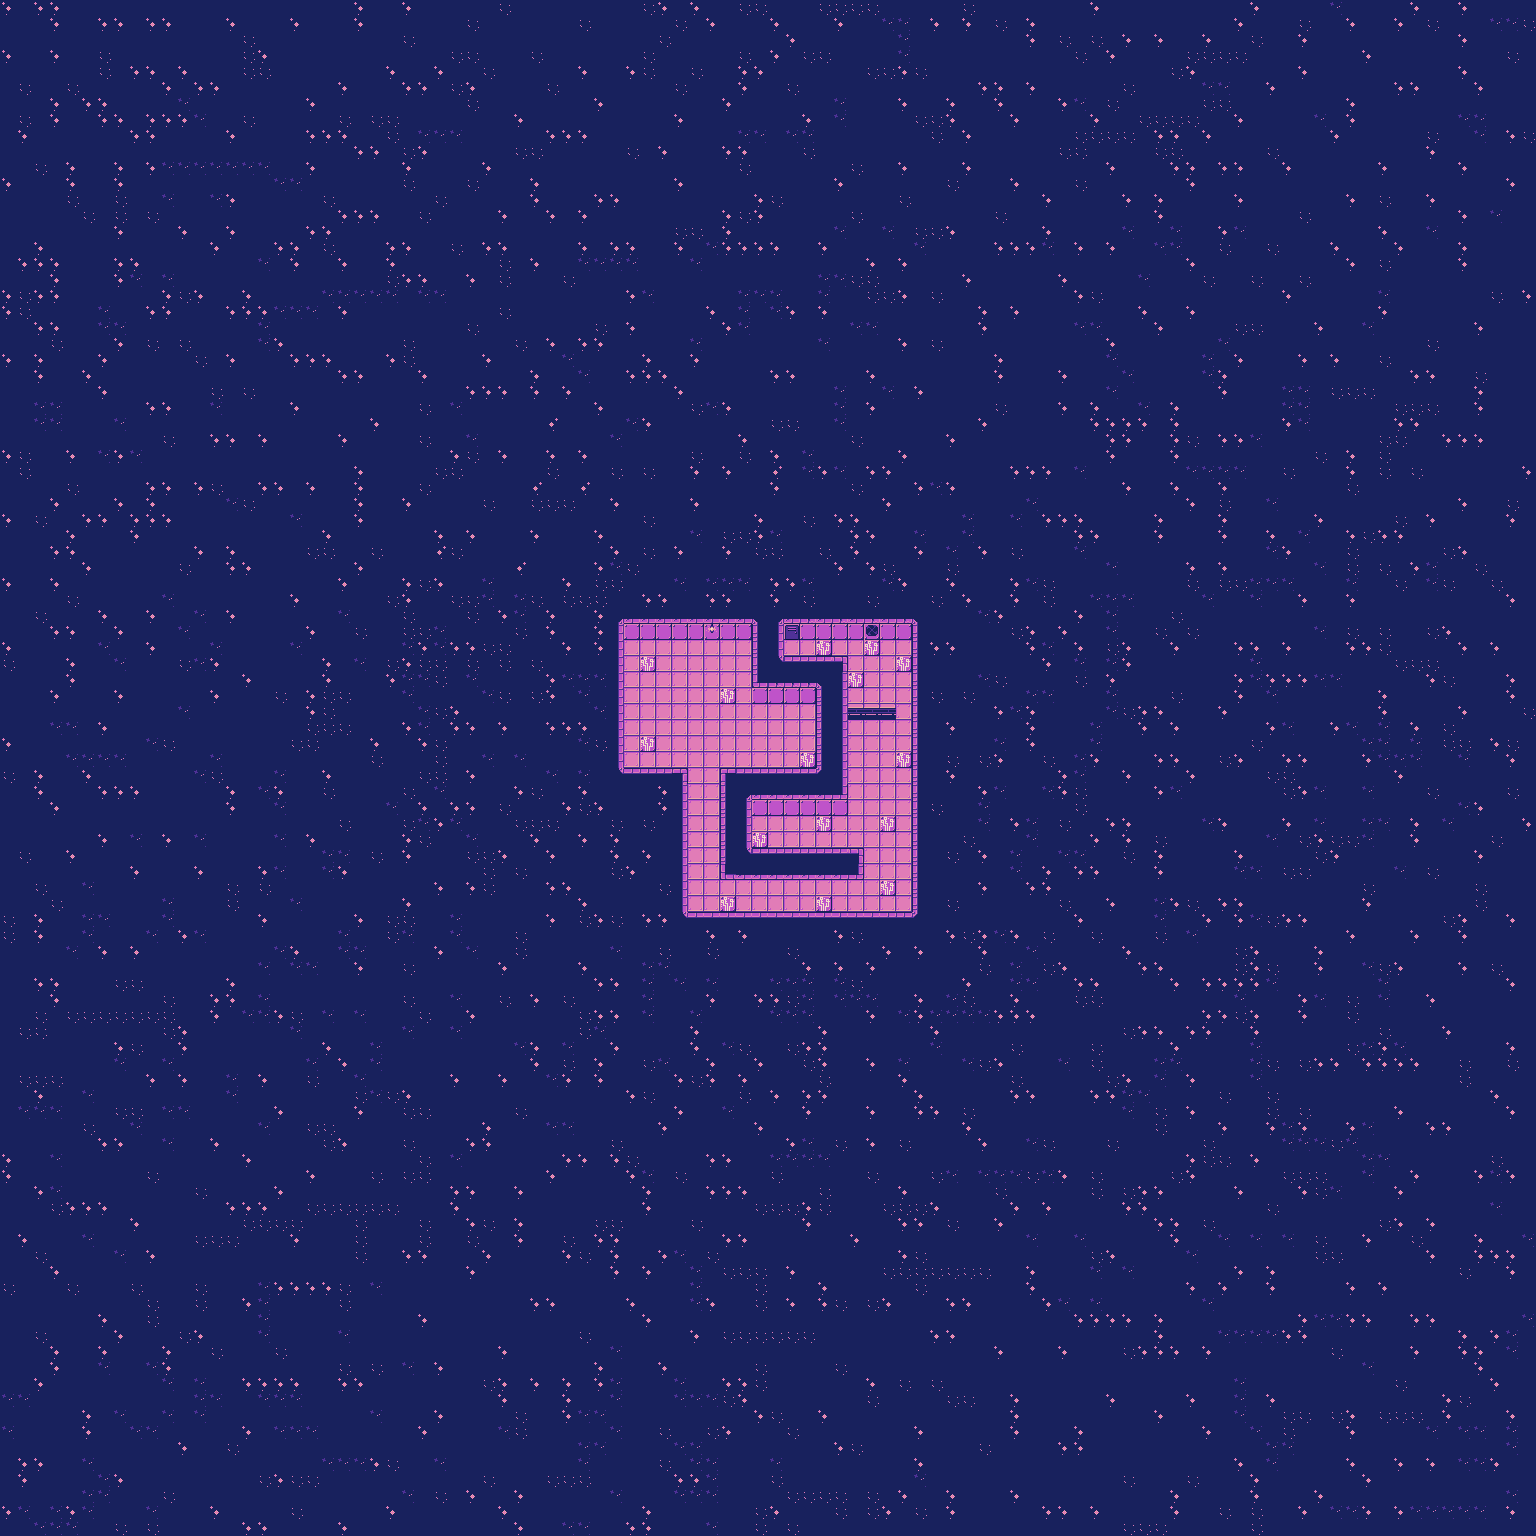

This is a level from a 2D game, rendered from its Tiled map with the project's own tilesets. A one-line summary and the map file follow, with tile-layer data summarised:
An orthogonal 96x96 tile map with 16x16 px tiles, 4 tile layers (Background, Walls, Interior, Overhead) and 2 objects.

<map version="1.9" tiledversion="1.9.2" orientation="orthogonal" renderorder="right-down" width="96" height="96" tilewidth="16" tileheight="16" infinite="0" nextlayerid="6" nextobjectid="7">
 <editorsettings>
  <export target="SecondLevel.json" format="json" />
 </editorsettings>
 <tileset firstgid="1" name="cosmic-lilac-tiles" tilewidth="16" tileheight="16" tilecount="104" columns="13">
  <image source="cosmic-lilac-tiles.png" width="208" height="128" />
  <tile id="0">
   <properties>
    <property name="collide" type="bool" value="true" />
   </properties>
  </tile>
  <tile id="1">
   <properties>
    <property name="collide" type="bool" value="true" />
   </properties>
  </tile>
  <tile id="2">
   <properties>
    <property name="collide" type="bool" value="true" />
   </properties>
  </tile>
  <tile id="3">
   <properties>
    <property name="collide" type="bool" value="true" />
   </properties>
  </tile>
  <tile id="4">
   <properties>
    <property name="collide" type="bool" value="false" />
   </properties>
  </tile>
  <tile id="5">
   <properties>
    <property name="collide" type="bool" value="false" />
   </properties>
  </tile>
  <tile id="6">
   <properties>
    <property name="collide" type="bool" value="false" />
   </properties>
  </tile>
  <tile id="7">
   <properties>
    <property name="collide" type="bool" value="false" />
   </properties>
  </tile>
  <tile id="8">
   <properties>
    <property name="collide" type="bool" value="false" />
   </properties>
  </tile>
  <tile id="9">
   <properties>
    <property name="collide" type="bool" value="false" />
   </properties>
  </tile>
  <tile id="10">
   <properties>
    <property name="collide" type="bool" value="false" />
   </properties>
  </tile>
  <tile id="11">
   <properties>
    <property name="collide" type="bool" value="true" />
    <property name="data" type="bool" value="true" />
   </properties>
  </tile>
  <tile id="12">
   <properties>
    <property name="collide" type="bool" value="false" />
   </properties>
  </tile>
  <tile id="13">
   <properties>
    <property name="collide" type="bool" value="true" />
   </properties>
  </tile>
  <tile id="14">
   <properties>
    <property name="collide" type="bool" value="true" />
   </properties>
  </tile>
  <tile id="15">
   <properties>
    <property name="collide" type="bool" value="true" />
   </properties>
  </tile>
  <tile id="16">
   <properties>
    <property name="collide" type="bool" value="true" />
   </properties>
  </tile>
  <tile id="17">
   <properties>
    <property name="collide" type="bool" value="true" />
   </properties>
  </tile>
  <tile id="18">
   <properties>
    <property name="collide" type="bool" value="true" />
   </properties>
  </tile>
  <tile id="19">
   <properties>
    <property name="collide" type="bool" value="false" />
   </properties>
  </tile>
  <tile id="20">
   <properties>
    <property name="collide" type="bool" value="false" />
   </properties>
  </tile>
  <tile id="21">
   <properties>
    <property name="collide" type="bool" value="false" />
   </properties>
  </tile>
  <tile id="22">
   <properties>
    <property name="collide" type="bool" value="false" />
   </properties>
  </tile>
  <tile id="23">
   <properties>
    <property name="collide" type="bool" value="false" />
   </properties>
  </tile>
  <tile id="24">
   <properties>
    <property name="collide" type="bool" value="false" />
   </properties>
  </tile>
  <tile id="25">
   <properties>
    <property name="collide" type="bool" value="false" />
   </properties>
  </tile>
  <tile id="26">
   <properties>
    <property name="collide" type="bool" value="true" />
   </properties>
  </tile>
  <tile id="27">
   <properties>
    <property name="collide" type="bool" value="true" />
   </properties>
  </tile>
  <tile id="28">
   <properties>
    <property name="collide" type="bool" value="false" />
   </properties>
  </tile>
  <tile id="29">
   <properties>
    <property name="collide" type="bool" value="true" />
   </properties>
  </tile>
  <tile id="30">
   <properties>
    <property name="collide" type="bool" value="false" />
   </properties>
  </tile>
  <tile id="31">
   <properties>
    <property name="collide" type="bool" value="false" />
   </properties>
  </tile>
  <tile id="32">
   <properties>
    <property name="collide" type="bool" value="false" />
   </properties>
  </tile>
  <tile id="33">
   <properties>
    <property name="collide" type="bool" value="false" />
   </properties>
  </tile>
  <tile id="34">
   <properties>
    <property name="collide" type="bool" value="false" />
   </properties>
  </tile>
  <tile id="35">
   <properties>
    <property name="collide" type="bool" value="false" />
   </properties>
  </tile>
  <tile id="36">
   <properties>
    <property name="collide" type="bool" value="false" />
   </properties>
  </tile>
  <tile id="37">
   <properties>
    <property name="collide" type="bool" value="false" />
   </properties>
  </tile>
  <tile id="38">
   <properties>
    <property name="collide" type="bool" value="false" />
   </properties>
  </tile>
  <tile id="39">
   <properties>
    <property name="collide" type="bool" value="true" />
   </properties>
  </tile>
  <tile id="40">
   <properties>
    <property name="collide" type="bool" value="true" />
   </properties>
  </tile>
  <tile id="41">
   <properties>
    <property name="collide" type="bool" value="true" />
   </properties>
  </tile>
  <tile id="42">
   <properties>
    <property name="collide" type="bool" value="true" />
   </properties>
  </tile>
  <tile id="43">
   <properties>
    <property name="collide" type="bool" value="false" />
   </properties>
  </tile>
  <tile id="44">
   <properties>
    <property name="collide" type="bool" value="false" />
   </properties>
  </tile>
  <tile id="45">
   <properties>
    <property name="collide" type="bool" value="false" />
   </properties>
  </tile>
  <tile id="46">
   <properties>
    <property name="collide" type="bool" value="false" />
   </properties>
  </tile>
  <tile id="47">
   <properties>
    <property name="collide" type="bool" value="false" />
   </properties>
  </tile>
  <tile id="48">
   <properties>
    <property name="collide" type="bool" value="false" />
   </properties>
  </tile>
  <tile id="49">
   <properties>
    <property name="collide" type="bool" value="false" />
   </properties>
  </tile>
  <tile id="50">
   <properties>
    <property name="collide" type="bool" value="false" />
   </properties>
  </tile>
  <tile id="51">
   <properties>
    <property name="collide" type="bool" value="false" />
   </properties>
  </tile>
  <tile id="52">
   <properties>
    <property name="collide" type="bool" value="true" />
    <property name="portal" value="thirdLevel" />
   </properties>
  </tile>
  <tile id="53">
   <properties>
    <property name="collide" type="bool" value="false" />
    <property name="portal" value="thirdLevel" />
   </properties>
  </tile>
  <tile id="54">
   <properties>
    <property name="collide" type="bool" value="false" />
   </properties>
  </tile>
  <tile id="55">
   <properties>
    <property name="collide" type="bool" value="false" />
   </properties>
  </tile>
  <tile id="56">
   <properties>
    <property name="collide" type="bool" value="false" />
   </properties>
  </tile>
  <tile id="57">
   <properties>
    <property name="collide" type="bool" value="false" />
   </properties>
  </tile>
  <tile id="58">
   <properties>
    <property name="collide" type="bool" value="false" />
   </properties>
  </tile>
  <tile id="59">
   <properties>
    <property name="collide" type="bool" value="false" />
   </properties>
  </tile>
  <tile id="60">
   <properties>
    <property name="collide" type="bool" value="false" />
   </properties>
  </tile>
  <tile id="61">
   <properties>
    <property name="collide" type="bool" value="false" />
   </properties>
  </tile>
  <tile id="62">
   <properties>
    <property name="collide" type="bool" value="false" />
   </properties>
  </tile>
  <tile id="63">
   <properties>
    <property name="collide" type="bool" value="false" />
   </properties>
  </tile>
  <tile id="64">
   <properties>
    <property name="collide" type="bool" value="false" />
   </properties>
  </tile>
  <tile id="65">
   <properties>
    <property name="collide" type="bool" value="true" />
   </properties>
  </tile>
  <tile id="66">
   <properties>
    <property name="collide" type="bool" value="false" />
   </properties>
  </tile>
  <tile id="67">
   <properties>
    <property name="collide" type="bool" value="false" />
   </properties>
  </tile>
  <tile id="68">
   <properties>
    <property name="collide" type="bool" value="false" />
   </properties>
  </tile>
  <tile id="69">
   <properties>
    <property name="collide" type="bool" value="false" />
   </properties>
  </tile>
  <tile id="70">
   <properties>
    <property name="collide" type="bool" value="true" />
   </properties>
  </tile>
  <tile id="71">
   <properties>
    <property name="collide" type="bool" value="true" />
   </properties>
  </tile>
  <tile id="72">
   <properties>
    <property name="collide" type="bool" value="true" />
   </properties>
  </tile>
  <tile id="73">
   <properties>
    <property name="collide" type="bool" value="false" />
   </properties>
  </tile>
  <tile id="74">
   <properties>
    <property name="collide" type="bool" value="false" />
   </properties>
  </tile>
  <tile id="75">
   <properties>
    <property name="collide" type="bool" value="false" />
   </properties>
  </tile>
  <tile id="76">
   <properties>
    <property name="collide" type="bool" value="false" />
   </properties>
  </tile>
  <tile id="77">
   <properties>
    <property name="collide" type="bool" value="false" />
   </properties>
  </tile>
  <tile id="78">
   <properties>
    <property name="collide" type="bool" value="false" />
   </properties>
  </tile>
  <tile id="79">
   <properties>
    <property name="collide" type="bool" value="false" />
   </properties>
  </tile>
  <tile id="80">
   <properties>
    <property name="collide" type="bool" value="false" />
   </properties>
  </tile>
  <tile id="81">
   <properties>
    <property name="collide" type="bool" value="false" />
   </properties>
  </tile>
  <tile id="82">
   <properties>
    <property name="collide" type="bool" value="false" />
   </properties>
  </tile>
  <tile id="83">
   <properties>
    <property name="collide" type="bool" value="false" />
   </properties>
  </tile>
  <tile id="84">
   <properties>
    <property name="collide" type="bool" value="false" />
   </properties>
  </tile>
  <tile id="85">
   <properties>
    <property name="collide" type="bool" value="false" />
   </properties>
  </tile>
  <tile id="86">
   <properties>
    <property name="collide" type="bool" value="false" />
   </properties>
  </tile>
  <tile id="87">
   <properties>
    <property name="collide" type="bool" value="false" />
   </properties>
  </tile>
  <tile id="88">
   <properties>
    <property name="collide" type="bool" value="false" />
   </properties>
  </tile>
  <tile id="89">
   <properties>
    <property name="collide" type="bool" value="false" />
   </properties>
  </tile>
  <tile id="90">
   <properties>
    <property name="collide" type="bool" value="false" />
   </properties>
  </tile>
  <tile id="91">
   <properties>
    <property name="collide" type="bool" value="false" />
   </properties>
  </tile>
  <tile id="92">
   <properties>
    <property name="collide" type="bool" value="false" />
   </properties>
  </tile>
  <tile id="93">
   <properties>
    <property name="collide" type="bool" value="false" />
   </properties>
  </tile>
  <tile id="94">
   <properties>
    <property name="collide" type="bool" value="false" />
   </properties>
  </tile>
  <tile id="95">
   <properties>
    <property name="collide" type="bool" value="false" />
   </properties>
  </tile>
  <tile id="96">
   <properties>
    <property name="collide" type="bool" value="false" />
   </properties>
  </tile>
  <tile id="97">
   <properties>
    <property name="collide" type="bool" value="false" />
   </properties>
  </tile>
  <tile id="98">
   <properties>
    <property name="collide" type="bool" value="false" />
   </properties>
  </tile>
  <tile id="99">
   <properties>
    <property name="collide" type="bool" value="false" />
   </properties>
  </tile>
  <tile id="100">
   <properties>
    <property name="collide" type="bool" value="false" />
   </properties>
  </tile>
  <tile id="101">
   <properties>
    <property name="collide" type="bool" value="false" />
   </properties>
  </tile>
  <tile id="102">
   <properties>
    <property name="collide" type="bool" value="false" />
   </properties>
  </tile>
  <tile id="103">
   <properties>
    <property name="collide" type="bool" value="false" />
   </properties>
  </tile>
 </tileset>
 <layer id="1" name="Background" width="96" height="96">
  <data>[9216 cells, 9216 non-empty, 7 distinct tile ids]</data>
 </layer>
 <layer id="2" name="Walls" width="96" height="96">
  <data>[9216 cells, 171 non-empty, 19 distinct tile ids]</data>
 </layer>
 <layer id="3" name="Interior" width="96" height="96">
  <data>[9216 cells, 16 non-empty, 2 distinct tile ids]</data>
 </layer>
 <layer id="5" name="Overhead" width="96" height="96">
  <data>[9216 cells, 1948 non-empty, 3 distinct tile ids]</data>
 </layer>
 <objectgroup id="4" name="Script">
  <object id="3" x="673.75" y="659.25" width="22" height="20.75">
   <properties>
    <property name="name" value="secondLevelThought" />
   </properties>
  </object>
  <object id="6" x="863" y="855" width="48.8333" height="15.75">
   <properties>
    <property name="name" value="secondLevelHint" />
   </properties>
  </object>
 </objectgroup>
</map>
